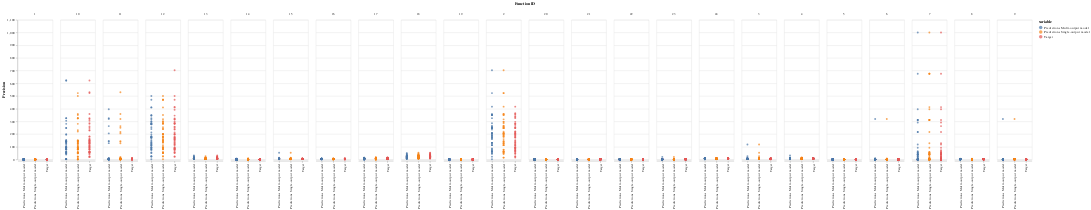

Notebook code for this chart:
### Code cell
alt.Chart(
    single_multi_precision_df_melted
).mark_circle(
).encode(
    alt.X('variable:N', title=''),
    alt.Y('Precision:Q'),
    column='Function ID:N',
    color='variable:N'
).properties(
    width = 100,
    height = 400
)

### Figure 1 — Vega-Lite specification as saved in the notebook (floating-point values rounded to 4 significant figures; data arrays with more than 128 entries replaced by an {"elided": "..."} marker saying what was removed)
{"config": {"view": {"continuousWidth": 400, "continuousHeight": 300}}, "data": {"name": "data-d33e779b2695f69eb3af18df592fb25f"}, "mark": "circle", "encoding": {"color": {"type": "nominal", "field": "variable"}, "column": {"type": "nominal", "field": "Function ID"}, "x": {"type": "nominal", "field": "variable", "title": ""}, "y": {"type": "quantitative", "field": "Precision"}}, "height": 400, "width": 100, "$schema": "https://vega.github.io/schema/vega-lite/v4.8.1.json", "datasets": {"data-d33e779b2695f69eb3af18df592fb25f": {"elided": "3600 records"}}}
